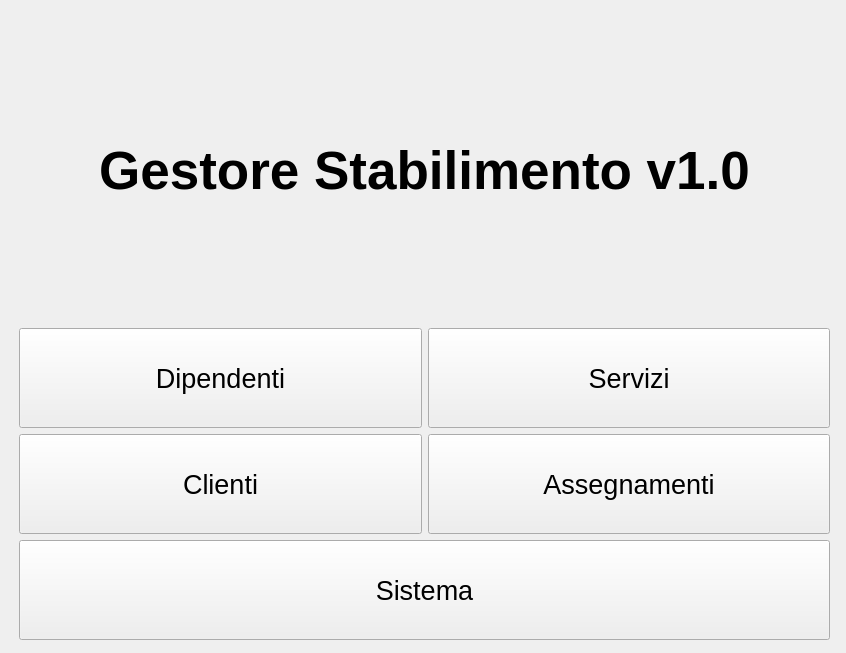
<?xml version="1.0" encoding="UTF-8"?>
<ui version="4.0">
 <class>vista_home</class>
 <widget class="QWidget" name="vista_home">
  <property name="geometry">
   <rect>
    <x>0</x>
    <y>0</y>
    <width>846</width>
    <height>653</height>
   </rect>
  </property>
  <property name="windowTitle">
   <string>Home</string>
  </property>
  <widget class="QWidget" name="gridLayoutWidget">
   <property name="geometry">
    <rect>
     <x>19</x>
     <y>19</y>
     <width>811</width>
     <height>621</height>
    </rect>
   </property>
   <layout class="QGridLayout" name="gridLayout">
    <item row="1" column="0">
     <widget class="QPushButton" name="bottone_dipendenti">
      <property name="minimumSize">
       <size>
        <width>0</width>
        <height>100</height>
       </size>
      </property>
      <property name="font">
       <font>
        <pointsize>20</pointsize>
       </font>
      </property>
      <property name="text">
       <string>Dipendenti</string>
      </property>
     </widget>
    </item>
    <item row="2" column="0">
     <widget class="QPushButton" name="bottone_prenotazioni">
      <property name="minimumSize">
       <size>
        <width>0</width>
        <height>100</height>
       </size>
      </property>
      <property name="font">
       <font>
        <pointsize>20</pointsize>
       </font>
      </property>
      <property name="text">
       <string>Clienti</string>
      </property>
     </widget>
    </item>
    <item row="1" column="1">
     <widget class="QPushButton" name="bottone_servizi">
      <property name="minimumSize">
       <size>
        <width>0</width>
        <height>100</height>
       </size>
      </property>
      <property name="font">
       <font>
        <pointsize>20</pointsize>
       </font>
      </property>
      <property name="text">
       <string>Servizi</string>
      </property>
     </widget>
    </item>
    <item row="2" column="1">
     <widget class="QPushButton" name="bottone_assegnamenti">
      <property name="minimumSize">
       <size>
        <width>0</width>
        <height>100</height>
       </size>
      </property>
      <property name="font">
       <font>
        <pointsize>20</pointsize>
       </font>
      </property>
      <property name="text">
       <string>Assegnamenti</string>
      </property>
     </widget>
    </item>
    <item row="3" column="0" colspan="2">
     <widget class="QPushButton" name="bottone_sistema">
      <property name="minimumSize">
       <size>
        <width>0</width>
        <height>100</height>
       </size>
      </property>
      <property name="font">
       <font>
        <pointsize>20</pointsize>
       </font>
      </property>
      <property name="text">
       <string>Sistema</string>
      </property>
     </widget>
    </item>
    <item row="0" column="0" colspan="2">
     <widget class="QLabel" name="testo">
      <property name="palette">
       <palette>
        <active>
         <colorrole role="WindowText">
          <brush brushstyle="SolidPattern">
           <color alpha="255">
            <red>0</red>
            <green>0</green>
            <blue>0</blue>
           </color>
          </brush>
         </colorrole>
         <colorrole role="Button">
          <brush brushstyle="SolidPattern">
           <color alpha="255">
            <red>118</red>
            <green>206</green>
            <blue>236</blue>
           </color>
          </brush>
         </colorrole>
        </active>
        <inactive>
         <colorrole role="WindowText">
          <brush brushstyle="SolidPattern">
           <color alpha="255">
            <red>0</red>
            <green>0</green>
            <blue>0</blue>
           </color>
          </brush>
         </colorrole>
         <colorrole role="Button">
          <brush brushstyle="SolidPattern">
           <color alpha="255">
            <red>118</red>
            <green>206</green>
            <blue>236</blue>
           </color>
          </brush>
         </colorrole>
        </inactive>
        <disabled>
         <colorrole role="WindowText">
          <brush brushstyle="SolidPattern">
           <color alpha="255">
            <red>127</red>
            <green>127</green>
            <blue>127</blue>
           </color>
          </brush>
         </colorrole>
         <colorrole role="Button">
          <brush brushstyle="SolidPattern">
           <color alpha="255">
            <red>118</red>
            <green>206</green>
            <blue>236</blue>
           </color>
          </brush>
         </colorrole>
        </disabled>
       </palette>
      </property>
      <property name="font">
       <font>
        <pointsize>40</pointsize>
        <weight>75</weight>
        <bold>true</bold>
       </font>
      </property>
      <property name="autoFillBackground">
       <bool>false</bool>
      </property>
      <property name="text">
       <string>Gestore Stabilimento v1.0</string>
      </property>
      <property name="alignment">
       <set>Qt::AlignCenter</set>
      </property>
     </widget>
    </item>
   </layout>
  </widget>
 </widget>
 <resources/>
 <connections/>
</ui>
